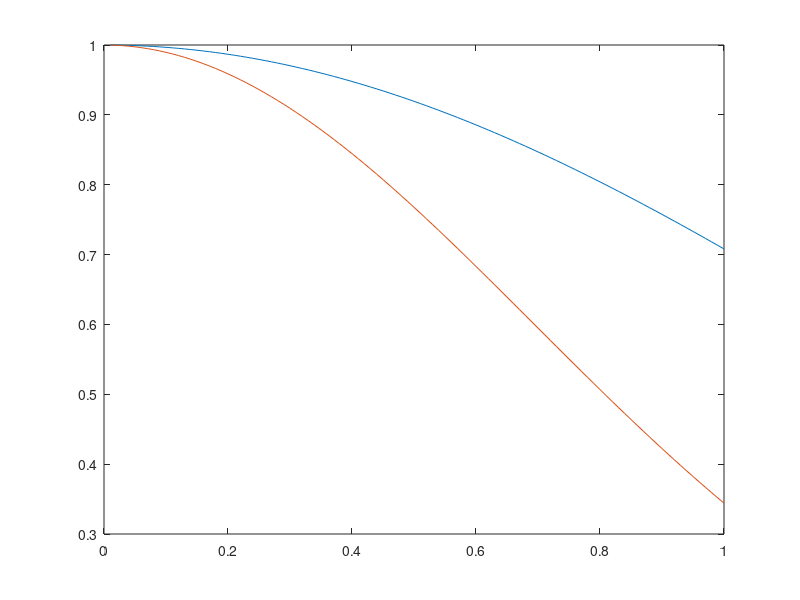
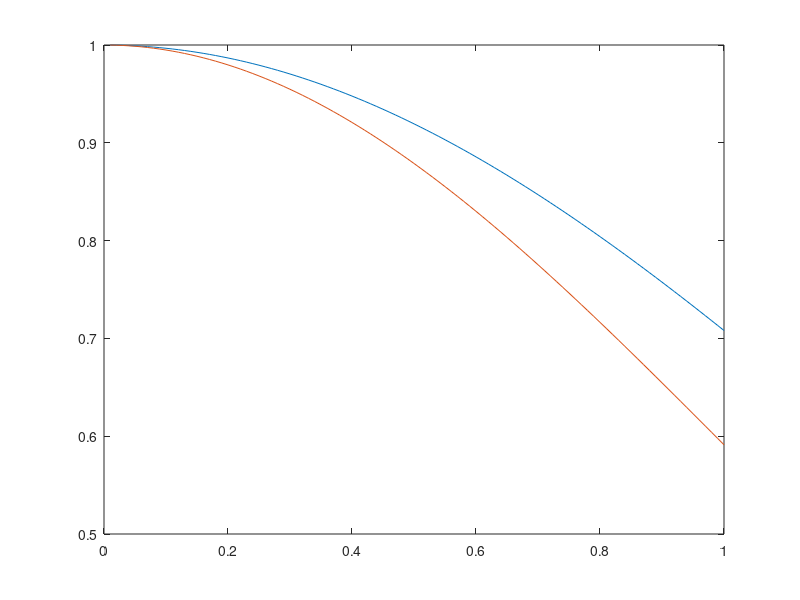

The MATLAB script that drew these images, in order:
z = 0.01:0.01:1;

w=1;
figure(1);
plot(z,(sin(z)./z).^2, z,(sin(z)./z).^2.*exp(-w^2*z.^2/(2*log(2))) );

w=0.5;
figure(2);
plot(z,(sin(z)./z).^2, z,(sin(z)./z).^2.*exp(-w^2*z.^2/(2*log(2))) );